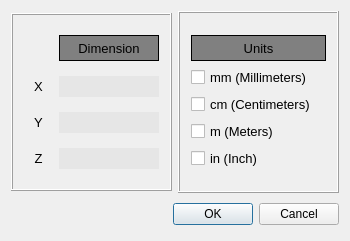
<?xml version="1.0" encoding="UTF-8"?>
<ui version="4.0">
 <class>meshCheck3</class>
 <widget class="QDialog" name="meshCheck3">
  <property name="geometry">
   <rect>
    <x>0</x>
    <y>0</y>
    <width>350</width>
    <height>241</height>
   </rect>
  </property>
  <property name="windowTitle">
   <string>meshCheck3</string>
  </property>
  <layout class="QGridLayout" name="gridLayout_2">
   <item row="0" column="0">
    <widget class="QFrame" name="dimensionFrame">
     <property name="sizePolicy">
      <sizepolicy hsizetype="Fixed" vsizetype="Expanding">
       <horstretch>0</horstretch>
       <verstretch>0</verstretch>
      </sizepolicy>
     </property>
     <property name="minimumSize">
      <size>
       <width>0</width>
       <height>0</height>
      </size>
     </property>
     <property name="maximumSize">
      <size>
       <width>161</width>
       <height>178</height>
      </size>
     </property>
     <property name="frameShape">
      <enum>QFrame::Box</enum>
     </property>
     <property name="frameShadow">
      <enum>QFrame::Raised</enum>
     </property>
     <layout class="QGridLayout" name="gridLayout_3">
      <item row="0" column="0">
       <layout class="QHBoxLayout" name="horizontalLayout_4">
        <item>
         <spacer name="horizontalSpacer">
          <property name="orientation">
           <enum>Qt::Horizontal</enum>
          </property>
          <property name="sizeHint" stdset="0">
           <size>
            <width>40</width>
            <height>20</height>
           </size>
          </property>
         </spacer>
        </item>
        <item>
         <widget class="QLabel" name="dimensionLabel">
          <property name="sizePolicy">
           <sizepolicy hsizetype="Maximum" vsizetype="Preferred">
            <horstretch>0</horstretch>
            <verstretch>0</verstretch>
           </sizepolicy>
          </property>
          <property name="minimumSize">
           <size>
            <width>100</width>
            <height>26</height>
           </size>
          </property>
          <property name="maximumSize">
           <size>
            <width>100</width>
            <height>26</height>
           </size>
          </property>
          <property name="font">
           <font>
            <family>Arial</family>
            <pointsize>10</pointsize>
            <weight>9</weight>
            <italic>false</italic>
            <bold>false</bold>
           </font>
          </property>
          <property name="styleSheet">
           <string notr="true">background-color : gray;
font: 75 10pt &quot;Arial&quot;;</string>
          </property>
          <property name="frameShape">
           <enum>QFrame::Box</enum>
          </property>
          <property name="lineWidth">
           <number>1</number>
          </property>
          <property name="text">
           <string>Dimension</string>
          </property>
          <property name="alignment">
           <set>Qt::AlignCenter</set>
          </property>
         </widget>
        </item>
       </layout>
      </item>
      <item row="1" column="0">
       <layout class="QHBoxLayout" name="horizontalLayout">
        <item>
         <widget class="QLabel" name="xLabel">
          <property name="font">
           <font>
            <family>Arial</family>
            <pointsize>10</pointsize>
            <weight>9</weight>
            <italic>false</italic>
            <bold>false</bold>
           </font>
          </property>
          <property name="styleSheet">
           <string notr="true">font: 75 10pt &quot;Arial&quot;;</string>
          </property>
          <property name="text">
           <string>X</string>
          </property>
          <property name="alignment">
           <set>Qt::AlignCenter</set>
          </property>
         </widget>
        </item>
        <item>
         <widget class="QLabel" name="xRawLabel">
          <property name="minimumSize">
           <size>
            <width>100</width>
            <height>21</height>
           </size>
          </property>
          <property name="maximumSize">
           <size>
            <width>100</width>
            <height>21</height>
           </size>
          </property>
          <property name="font">
           <font>
            <pointsize>10</pointsize>
            <weight>50</weight>
            <bold>false</bold>
           </font>
          </property>
          <property name="styleSheet">
           <string notr="true">background-color : rgb(230, 230, 230); color : black;
</string>
          </property>
          <property name="frameShape">
           <enum>QFrame::NoFrame</enum>
          </property>
          <property name="lineWidth">
           <number>1</number>
          </property>
          <property name="text">
           <string/>
          </property>
          <property name="alignment">
           <set>Qt::AlignCenter</set>
          </property>
         </widget>
        </item>
       </layout>
      </item>
      <item row="2" column="0">
       <layout class="QHBoxLayout" name="horizontalLayout_2">
        <item>
         <widget class="QLabel" name="yLabel">
          <property name="font">
           <font>
            <family>Arial</family>
            <pointsize>10</pointsize>
            <weight>9</weight>
            <italic>false</italic>
            <bold>false</bold>
           </font>
          </property>
          <property name="styleSheet">
           <string notr="true">font: 75 10pt &quot;Arial&quot;;
font: 75 10pt &quot;Arial&quot;;</string>
          </property>
          <property name="text">
           <string>Y</string>
          </property>
          <property name="alignment">
           <set>Qt::AlignCenter</set>
          </property>
         </widget>
        </item>
        <item>
         <widget class="QLabel" name="yRawLabel">
          <property name="minimumSize">
           <size>
            <width>100</width>
            <height>21</height>
           </size>
          </property>
          <property name="maximumSize">
           <size>
            <width>100</width>
            <height>21</height>
           </size>
          </property>
          <property name="font">
           <font>
            <pointsize>10</pointsize>
            <weight>50</weight>
            <bold>false</bold>
           </font>
          </property>
          <property name="styleSheet">
           <string notr="true">background-color : rgb(230, 230, 230); color : black;
</string>
          </property>
          <property name="frameShape">
           <enum>QFrame::NoFrame</enum>
          </property>
          <property name="lineWidth">
           <number>1</number>
          </property>
          <property name="text">
           <string/>
          </property>
          <property name="alignment">
           <set>Qt::AlignCenter</set>
          </property>
         </widget>
        </item>
       </layout>
      </item>
      <item row="3" column="0">
       <layout class="QHBoxLayout" name="horizontalLayout_3">
        <item>
         <widget class="QLabel" name="zLabel">
          <property name="font">
           <font>
            <family>Arial</family>
            <pointsize>10</pointsize>
            <weight>9</weight>
            <italic>false</italic>
            <bold>false</bold>
           </font>
          </property>
          <property name="styleSheet">
           <string notr="true">
font: 75 10pt &quot;Arial&quot;;</string>
          </property>
          <property name="text">
           <string>Z</string>
          </property>
          <property name="alignment">
           <set>Qt::AlignCenter</set>
          </property>
         </widget>
        </item>
        <item>
         <widget class="QLabel" name="zRawLabel">
          <property name="minimumSize">
           <size>
            <width>100</width>
            <height>21</height>
           </size>
          </property>
          <property name="maximumSize">
           <size>
            <width>100</width>
            <height>21</height>
           </size>
          </property>
          <property name="font">
           <font>
            <pointsize>10</pointsize>
            <weight>50</weight>
            <bold>false</bold>
           </font>
          </property>
          <property name="styleSheet">
           <string notr="true">background-color : rgb(230, 230, 230); color : black;
</string>
          </property>
          <property name="frameShape">
           <enum>QFrame::NoFrame</enum>
          </property>
          <property name="lineWidth">
           <number>1</number>
          </property>
          <property name="text">
           <string/>
          </property>
          <property name="alignment">
           <set>Qt::AlignCenter</set>
          </property>
         </widget>
        </item>
       </layout>
      </item>
     </layout>
    </widget>
   </item>
   <item row="0" column="1">
    <widget class="QFrame" name="unitFrame">
     <property name="sizePolicy">
      <sizepolicy hsizetype="Ignored" vsizetype="Expanding">
       <horstretch>0</horstretch>
       <verstretch>0</verstretch>
      </sizepolicy>
     </property>
     <property name="minimumSize">
      <size>
       <width>0</width>
       <height>0</height>
      </size>
     </property>
     <property name="maximumSize">
      <size>
       <width>161</width>
       <height>271</height>
      </size>
     </property>
     <property name="frameShape">
      <enum>QFrame::Box</enum>
     </property>
     <property name="frameShadow">
      <enum>QFrame::Raised</enum>
     </property>
     <layout class="QGridLayout" name="gridLayout_4">
      <item row="0" column="0">
       <layout class="QGridLayout" name="gridLayout">
        <item row="0" column="0">
         <widget class="QLabel" name="unitsLabel">
          <property name="maximumSize">
           <size>
            <width>16777215</width>
            <height>26</height>
           </size>
          </property>
          <property name="font">
           <font>
            <family>Arial</family>
            <pointsize>10</pointsize>
            <weight>9</weight>
            <italic>false</italic>
            <bold>false</bold>
           </font>
          </property>
          <property name="styleSheet">
           <string notr="true">background-color : gray;
font: 75 10pt &quot;Arial&quot;;</string>
          </property>
          <property name="frameShape">
           <enum>QFrame::Box</enum>
          </property>
          <property name="lineWidth">
           <number>1</number>
          </property>
          <property name="text">
           <string>Units</string>
          </property>
          <property name="alignment">
           <set>Qt::AlignCenter</set>
          </property>
         </widget>
        </item>
        <item row="1" column="0">
         <layout class="QVBoxLayout" name="verticalLayout_2">
          <item>
           <widget class="QCheckBox" name="mmCB">
            <property name="font">
             <font>
              <family>Arial</family>
              <pointsize>10</pointsize>
              <weight>50</weight>
              <italic>false</italic>
              <bold>false</bold>
             </font>
            </property>
            <property name="styleSheet">
             <string notr="true">font: 10pt &quot;Arial&quot;;</string>
            </property>
            <property name="text">
             <string>mm (Millimeters)</string>
            </property>
           </widget>
          </item>
          <item>
           <widget class="QCheckBox" name="cmCB">
            <property name="font">
             <font>
              <family>Arial</family>
              <pointsize>10</pointsize>
              <weight>50</weight>
              <italic>false</italic>
              <bold>false</bold>
             </font>
            </property>
            <property name="styleSheet">
             <string notr="true">font: 10pt &quot;Arial&quot;;</string>
            </property>
            <property name="text">
             <string>cm (Centimeters)</string>
            </property>
           </widget>
          </item>
          <item>
           <widget class="QCheckBox" name="mCB">
            <property name="font">
             <font>
              <family>Arial</family>
              <pointsize>10</pointsize>
              <weight>50</weight>
              <italic>false</italic>
              <bold>false</bold>
             </font>
            </property>
            <property name="styleSheet">
             <string notr="true">font: 10pt &quot;Arial&quot;;</string>
            </property>
            <property name="text">
             <string>m (Meters)</string>
            </property>
           </widget>
          </item>
          <item>
           <widget class="QCheckBox" name="inCB">
            <property name="font">
             <font>
              <family>Arial</family>
              <pointsize>10</pointsize>
              <weight>50</weight>
              <italic>false</italic>
              <bold>false</bold>
             </font>
            </property>
            <property name="styleSheet">
             <string notr="true">font: 10pt &quot;Arial&quot;;</string>
            </property>
            <property name="text">
             <string>in (Inch)</string>
            </property>
           </widget>
          </item>
         </layout>
        </item>
       </layout>
      </item>
     </layout>
    </widget>
   </item>
   <item row="1" column="0" colspan="2">
    <layout class="QHBoxLayout" name="horizontalLayout_5">
     <item>
      <spacer>
       <property name="orientation">
        <enum>Qt::Horizontal</enum>
       </property>
       <property name="sizeHint" stdset="0">
        <size>
         <width>131</width>
         <height>31</height>
        </size>
       </property>
      </spacer>
     </item>
     <item>
      <widget class="QDialogButtonBox" name="buttonBox">
       <property name="styleSheet">
        <string notr="true">font: 10pt &quot;Arial&quot;;</string>
       </property>
       <property name="standardButtons">
        <set>QDialogButtonBox::Cancel|QDialogButtonBox::Ok</set>
       </property>
       <property name="centerButtons">
        <bool>false</bool>
       </property>
      </widget>
     </item>
    </layout>
   </item>
  </layout>
 </widget>
 <layoutdefault spacing="6" margin="11"/>
 <resources/>
 <connections/>
</ui>
